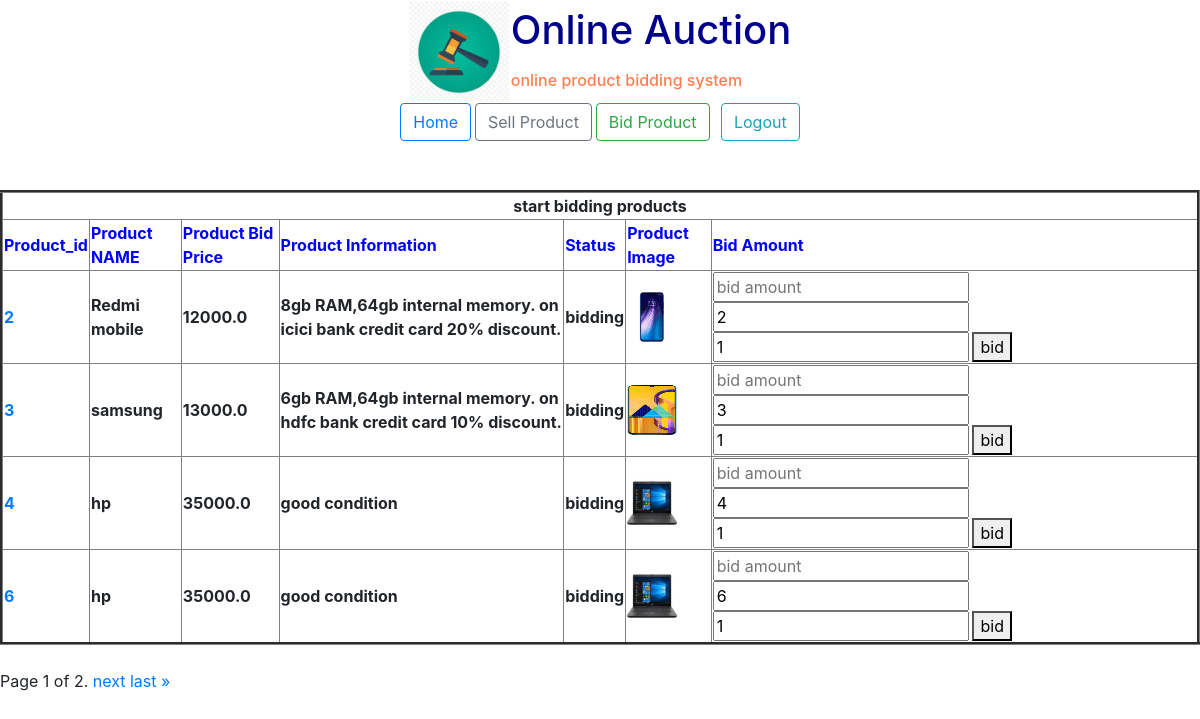
The page /user/Bid_product/ (signed in) on the database its author committed.
### user/models.py (models this page shows)
class ProductModel(models.Model):
    pid=models.AutoField(primary_key=True)
    pname=models.CharField(max_length=30)
    bprice=models.FloatField()
    pinfo=models.CharField(max_length=100)
    pimage=models.ImageField(upload_to='product_images/')
    pstatus=models.CharField(max_length=10)
    uinfo=models.ForeignKey(UserModel,on_delete=models.CASCADE)

### user/views.py (the view)
# urls.py: path('Bid_product/',views.Bid_product,name="Bid_product"),
def Bid_product(request):
    try:
        u=request.session["user_name"]
        i=request.session["user_id"]
        print(i, u)
    except KeyError:
        messages.error(request,"You need to ")
    qs=ProductModel.objects.filter(pstatus="bidding") & ProductModel.objects.filter(~Q(uinfo_id=request.session['user_id']))
    paginator = Paginator(qs, 4)  # Show 25 contacts per page
    page = request.GET.get('page')
    qs = paginator.get_page(page)
    return render(request,"user templates/Bid_product.html",{"remain_user":qs})

### templates/user templates/Bid_product.html (shortened to what this page needs)
<!doctype html>
<html lang="en">
  <head>
    <link rel="stylesheet" href="https://stackpath.bootstrapcdn.com/bootstrap/4.4.1/css/bootstrap.min.css">
  </head>
  <body>
    {% include 'head.html' %}
    {% include 'user templates/user_menu.html' %}
    <br><br>
    {% if request.session.user_name %}
    {% if remain_user %}
  <table align="center" border="3">
        <tr>
            <th colspan="8" style="text-align: center">start bidding products</th>
        </tr>
      <tr style="color: blue">
          <th>Product_id</th>
          <th>Product NAME</th>
          <th>Product Bid Price</th>
          <th>Product Information</th>
          <th>Status</th>
          <th>Product Image</th>
          <th>Bid Amount</th>
      </tr>
      {% for x in remain_user %}
          <tr>
            <th><a href="{% url "bid_show" %}?pid={{ x.pid }}">{{ x.pid }}</a></th>
            <th>{{ x.pname }}</th>
            <th>{{ x.bprice }}</th>
            <th>{{ x.pinfo}}</th>
            <th>{{ x.pstatus }}</th>
            <th>
                <a href="{{ x.pimage.url }}">
                        <img src="{{ x.pimage.url }}" width="50" height="50">
                </a>
            </th>
              <form action="{% url 'bid_details' %}" method="post">
            <th>
                <input type="number" name="b1" placeholder="bid amount">
                <input type="number" name="b2" value="{{ x.pid }}">
                <input type="number" name="b3" value="{{ x.uinfo_id }}">
                <button type="submit">bid</button>
            </th>
          </form>
          </tr>
      {% endfor %}
  </table>
  {% else %}
    <h6 style="text-align: center;color: red">No products</h6>
  {% endif %}
  <br>
  <div class="pagination">
    <span class="step-links">
        <span class="current">
            Page {{ remain_user.number }} of {{ remain_user.paginator.num_pages }}.
        </span>
        {% if remain_user.has_next %}
            <a href="?page={{ remain_user.next_page_number }}">next</a>
            <a href="?page={{ remain_user.paginator.num_pages }}">last &raquo;</a>
        {% endif %}
    </span>
</div>
  {% else %}
            {% for x in messages %}
                <h6 style="text-align: center;color: blue">{{ x }}<a href="{% url 'Buyer_Seller' %}">login</a></h6>
            {% endfor %}
        {% endif %}
  </body>
</html>

### rows shown on the page
ProductModel: pid "2", pname "Redmi mobile", bprice "12000.0", pinfo "8gb RAM,64gb internal memory. on icici bank credit card 20% discount.", pstatus "bidding", pimage (picture), b2 "2", b3 "1"
ProductModel: pid "3", pname "samsung", bprice "13000.0", pinfo "6gb RAM,64gb internal memory. on hdfc bank credit card 10% discount.", pstatus "bidding", pimage (picture), b2 "3", b3 "1"
ProductModel: pid "4", pname "hp", bprice "35000.0", pinfo "good condition", pstatus "bidding", pimage (picture), b2 "4", b3 "1"
ProductModel: pid "6", pname "hp", bprice "35000.0", pinfo "good condition", pstatus "bidding", pimage (picture), b2 "6", b3 "1"

### other values the page prints
{{ remain_user.number }} "1"
{{ remain_user.paginator.num_pages }} "2"
